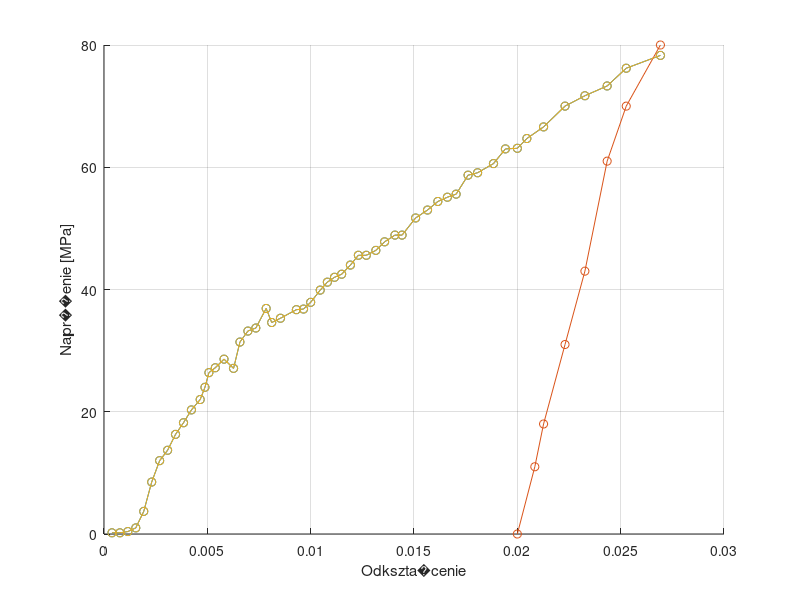

Reproduce this figure in MATLAB.
clf;

y = [0.2
0.2
0.4
1
3.7
8.5
12
13.7
16.3
18.2
20.3
22
24
26.4
27.2
28.6
27.1
31.4
33.2
33.7
36.9
34.6
35.3
36.7
36.8
37.9
39.9
41.2
42
42.5
44
45.6
45.6
46.4
47.8
48.9
48.9
51.7
53
54.4
55.1
55.6
58.7
59.1
60.6
63
63.1
64.7
66.6
70
71.7
73.3
76.2
78.3
];
% d = 0.000125;
% S = d*d*3.1415/4;
% y = y * 3 / 100 / S / 10^6;

x = [0.1
0.2
0.3
0.4
0.5
0.6
0.7
0.8
0.9
1
1.1
1.21
1.27
1.32
1.4
1.51
1.63
1.71
1.81
1.91
2.04
2.11
2.22
2.42
2.51
2.6
2.72
2.81
2.9
2.99
3.1
3.2
3.3
3.42
3.53
3.66
3.75
3.92
4.07
4.2
4.32
4.43
4.58
4.7
4.9
5.05
5.2
5.32
5.53
5.8
6.05
6.33
6.57
7
];

yyy = [
    0
    11
    18
    31
    43
    61
    70
    80
]

xxx = [
5.2
5.42
5.53
5.8
6.05
6.33
6.57
7
]

xxx = xxx/260
x = x/260

hold on;
grid on;
set(gca,'Color','none')

% xlabel([char(346) 'rednica drutu [mm]']);
% xlabel(['Napi' char(281) 'cie [V]']);
% ylabel(['Napr' char(281) char(380) 'enie [MPa]']);
xlabel(['Odkszta' char(322) 'cenie']);
% xlabel(['Moc [W]']);

% ylabel(['K' char(261) 't obrotu(' char(176) ')']);
%ylabel(['Si' char(322) 'a [N]']);
ylabel(['Napr' char(281) char(380) 'enie [MPa]']);


plot(x, y, '-o');

plot(xxx, yyy, '-o');
plot(x, y, '-o');